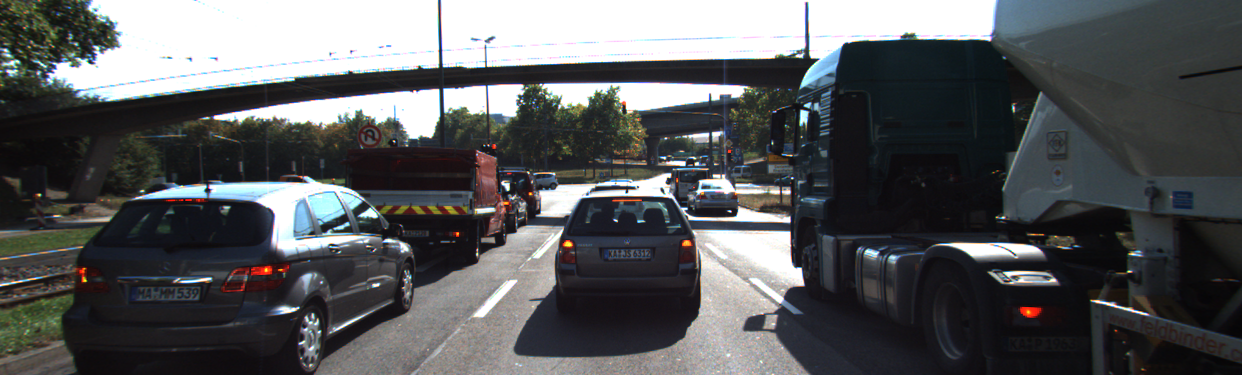
//> input picture tracking_image_features/intensity_gradient_and_filtering/gradient_filtering/images/img1.png, 1242 x 375 px
$ ./gradient_sobel   (built with g++ and OpenCV 4)
//> lines starting //> are read from the running program, lines starting //| are printed output that depends on the picture
#include <iostream>
#include <numeric>
#include <opencv2/core.hpp>
#include <opencv2/highgui.hpp>
#include <opencv2/imgproc.hpp>

using namespace std;

void gradientSobel() {
  // TODO: Based on the image gradients in both x and y, compute an image
  // which contains the gradient magnitude according to the equation at the
  // beginning of this section for every pixel position. Also, apply different
  // levels of Gaussian blurring before applying the Sobel operator and compare
  // the results.
  cv::Mat img;
  img = cv::imread("../images/img1.png");
//> img is the input picture: 375 rows x 1242 cols, CV_8UC3; mean B, G, R 90.7, 89.1, 87.5

  // convert image to grayscale
  cv::Mat imgGray;
  cv::cvtColor(img, imgGray, cv::COLOR_BGR2GRAY);
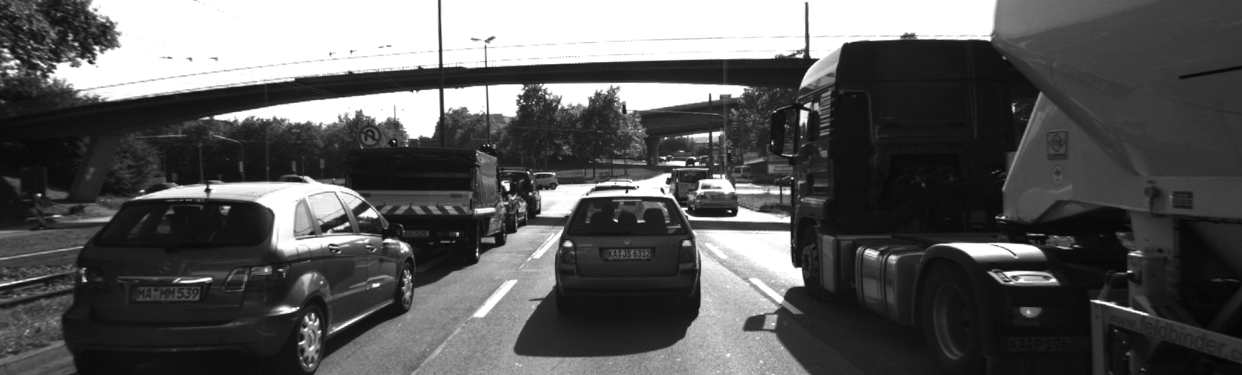
//> imgGray: 375 rows x 1242 cols, CV_8UC1; min 5, max 255, mean 88.8

  // create smooth kernel
  float gauss_data[25] = {1,  4, 7, 4,  1,  4,  16, 26, 16, 4, 7, 26, 41,
                          26, 7, 4, 16, 26, 16, 4,  1,  4,  7, 4, 1};
  cv::Mat kernel = cv::Mat(5, 5, CV_32F, gauss_data);

  for (int i=0;i<25;i++) {
    gauss_data[i] /= 255.;
  }
  // apply filter
  cv::Mat imgGray_smooth;
  cv::filter2D(imgGray, imgGray_smooth, -1, kernel, cv::Point(-1, -1), 0,
               cv::BORDER_DEFAULT);
//> kernel = [[0.00392, 0.0157, 0.0275, 0.0157, 0.00392], [0.0157, 0.0627, 0.102, 0.0627, 0.0157], [0.0275, 0.102, 0.161, 0.102, 0.0275], [0.0157, 0.0627, 0.102, 0.0627, 0.0157], [0.00392, 0.0157, 0.0275, 0.0157, 0.00392]]

  // create sobel edge kernel
  float sobel_x[9] = {-1, 0, +1, -2, 0, +2, -1, 0, +1};
  float sobel_y[9] = {-1, -2, -1, 0, 0, 0, 1, 2, 1};
  cv::Mat kernel_x = cv::Mat(3, 3, CV_32F, sobel_x);
  cv::Mat kernel_y = cv::Mat(3, 3, CV_32F, sobel_y);
  // apply filter
  cv::Mat result_x;
  cv::filter2D(imgGray_smooth, result_x, -1, kernel_x, cv::Point(-1, -1), 0,
               cv::BORDER_DEFAULT);
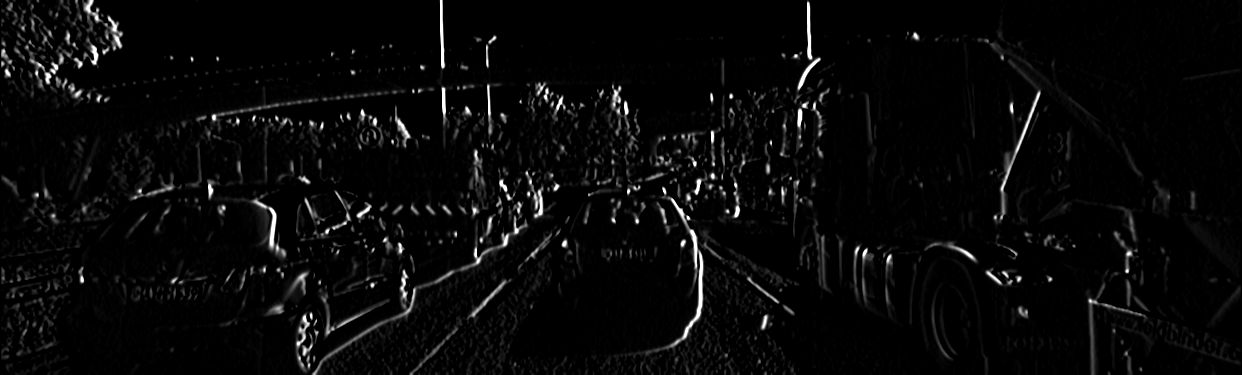
//> result_x: 375 rows x 1242 cols, CV_8UC1; min 0, max 255, mean 8.7
  cv::Mat result_y;
  cv::filter2D(imgGray_smooth, result_y, -1, kernel_y, cv::Point(-1, -1), 0,
               cv::BORDER_DEFAULT);
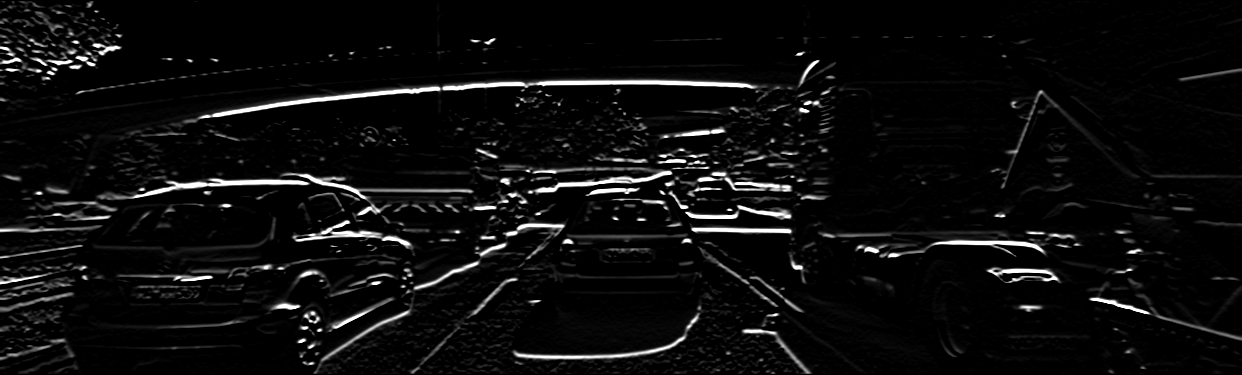
//> result_y: 375 rows x 1242 cols, CV_8UC1; min 0, max 255, mean 12.9
  cv::Mat result;
  cv::vconcat(result_x, result_y, result);
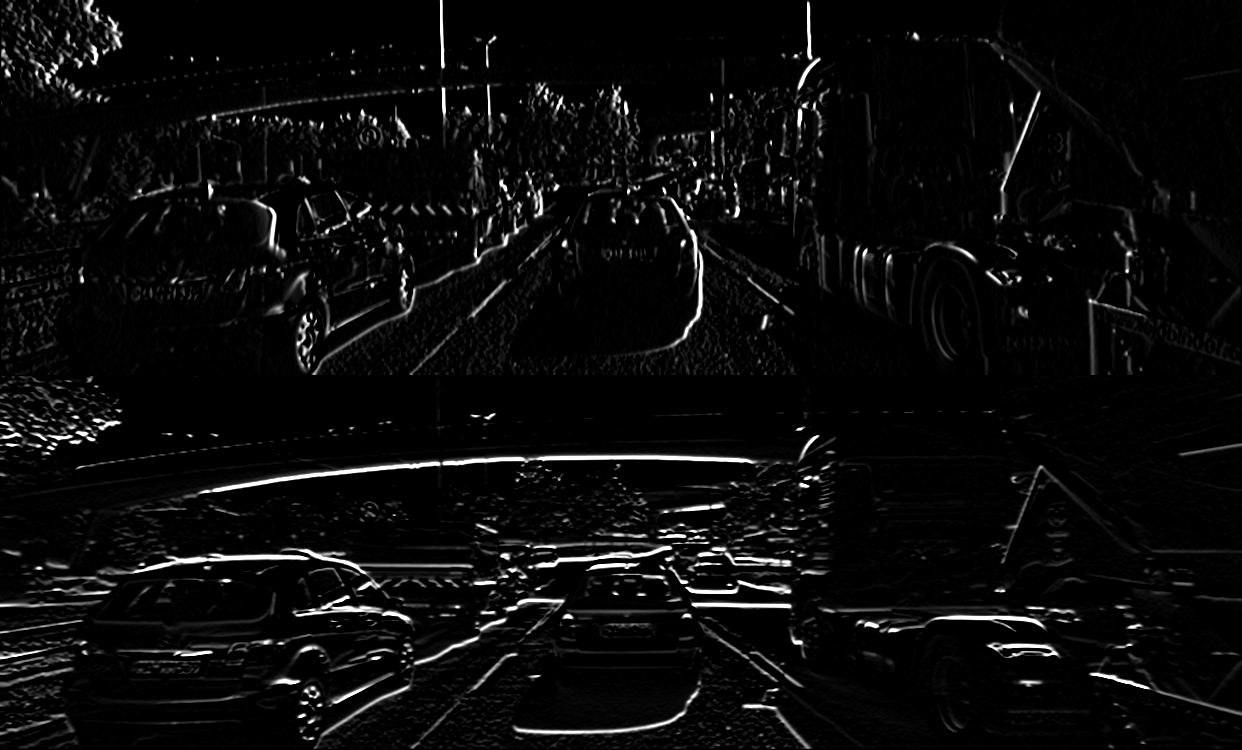
//> result: 750 rows x 1242 cols, CV_8UC1; min 0, max 255, mean 10.8
  // show result
  string windowName = "Sobel operator (x-direction)";
  cv::namedWindow(windowName, 1); // create window
  cv::imshow(windowName, result);
  cv::waitKey(0); // wait for keyboard input before continuing
}

int main() { gradientSobel(); }

$ run again, with tracking_image_features/intensity_gradient_and_filtering/gradient_filtering/images/img0006.png copied over tracking_image_features/intensity_gradient_and_filtering/gradient_filtering/images/img1.png
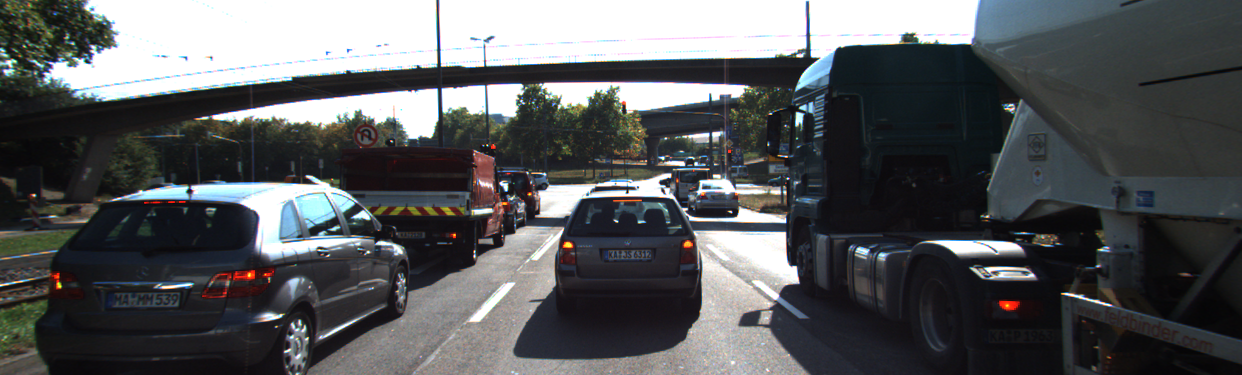
//> input picture tracking_image_features/intensity_gradient_and_filtering/gradient_filtering/images/img0006.png, 1242 x 375 px
//> in gradientSobel, img is the input picture: 375 rows x 1242 cols, CV_8UC3; mean B, G, R 91.1, 89.2, 87.2
//> kernel = [[0.00392, 0.0157, 0.0275, 0.0157, 0.00392], [0.0157, 0.0627, 0.102, 0.0627, 0.0157], [0.0275, 0.102, 0.161, 0.102, 0.0275], [0.0157, 0.0627, 0.102, 0.0627, 0.0157], [0.00392, 0.0157, 0.0275, 0.0157, 0.00392]]
//> in gradientSobel, `cv::filter2D(imgGray_smooth, result_y, -1, kernel_y, cv::Point(-1, -1)..`:
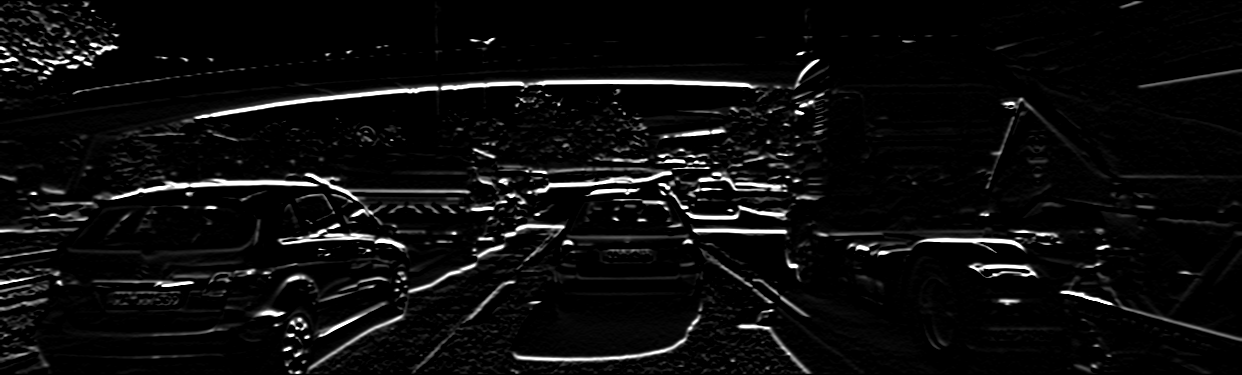
//> result_y: 375 rows x 1242 cols, CV_8UC1; min 0, max 255, mean 12.9
//> in gradientSobel, `cv::vconcat(result_x, result_y, result);`:
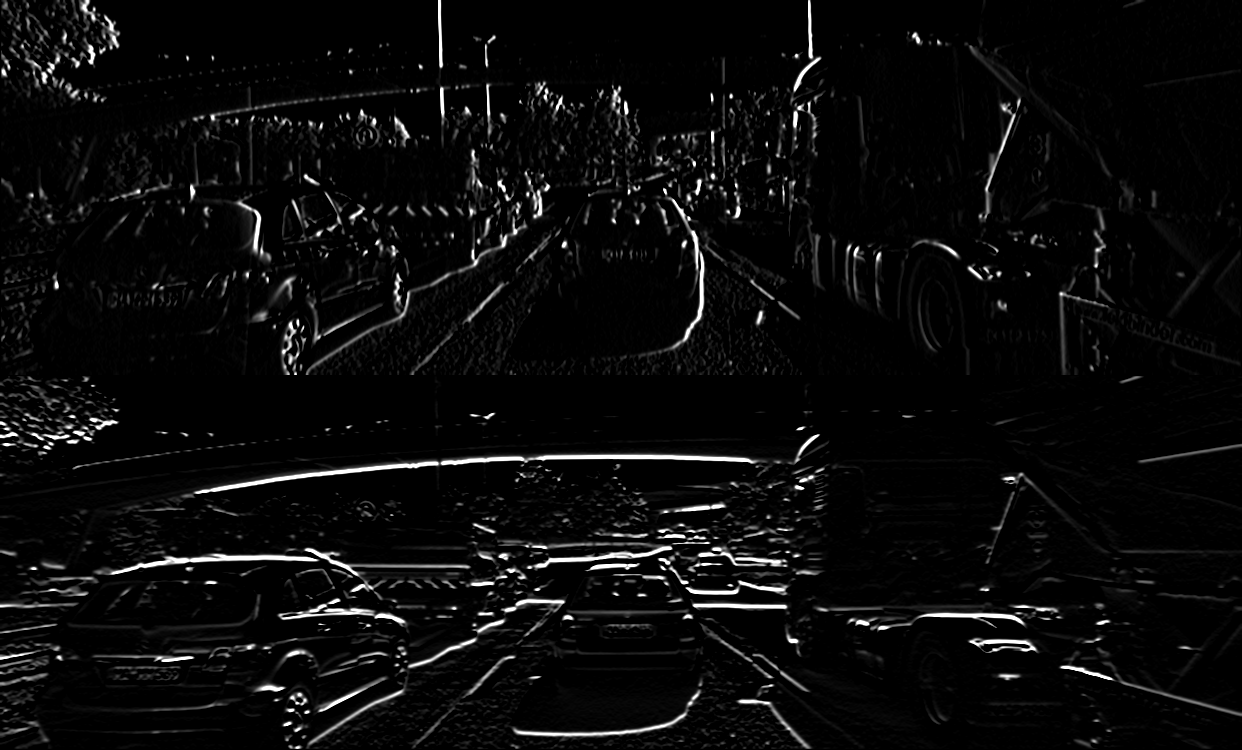
//> result: 750 rows x 1242 cols, CV_8UC1; min 0, max 255, mean 10.8
